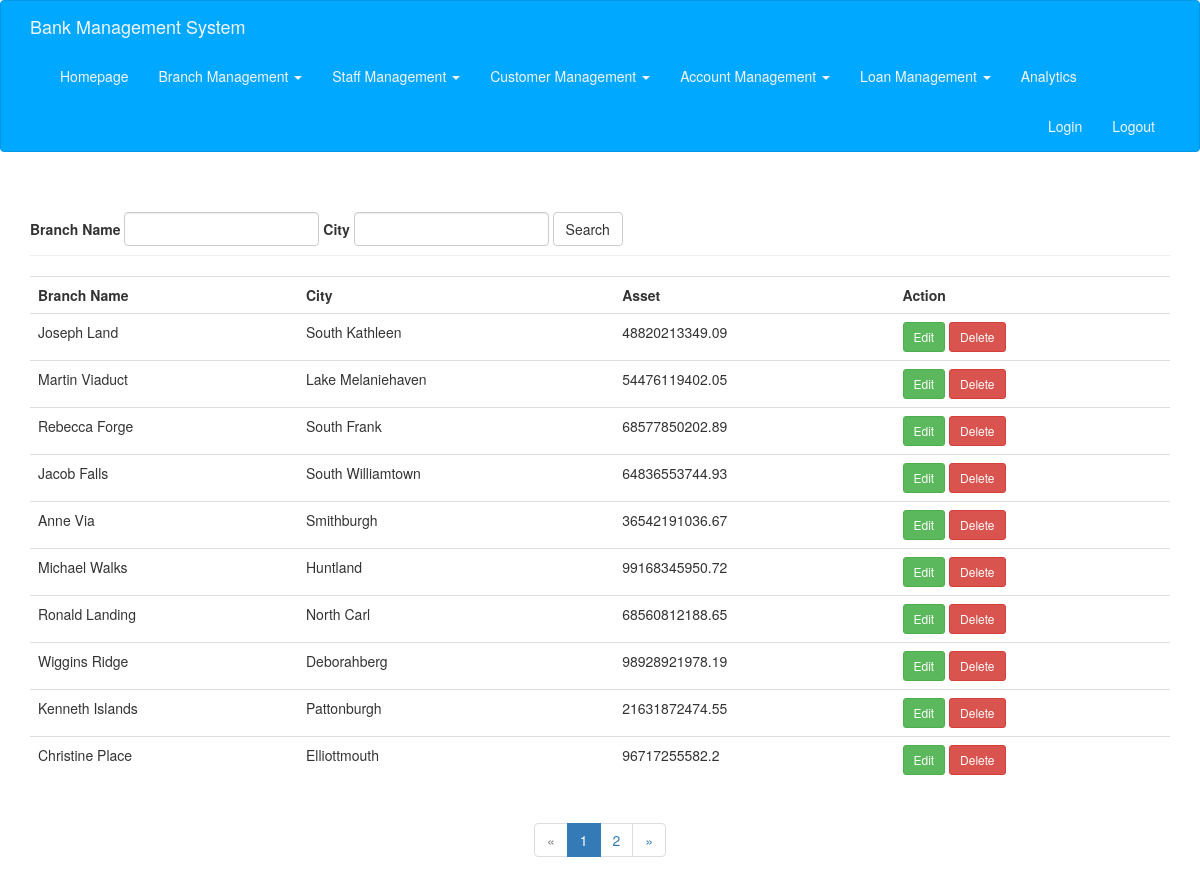
The app's page /branch (signed in), older data.
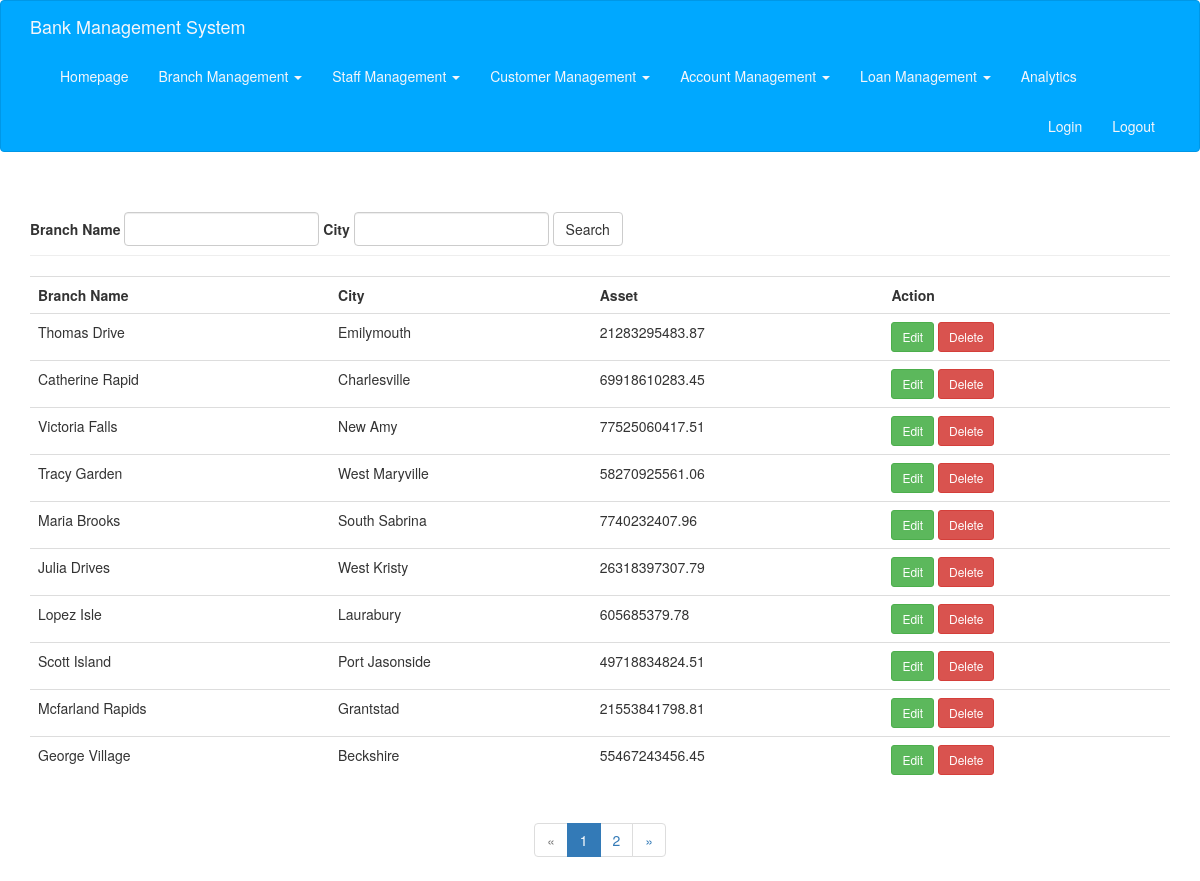
The same page, newer data.
### app/models.py (models this page shows)
class Branch(db.Model):
    __tablename__ = 'branches'
    name = db.Column(db.String(100), primary_key=True)
    city = db.Column(db.String(20))
    asset = db.Column(db.Integer)
    employees = db.relationship('Employee', backref='branch', lazy='dynamic')
    loans = db.relationship('Loan', backref='branch', lazy='dynamic')
    saving_accounts = db.relationship(
        'SavingAccount', backref='branch', lazy='dynamic')
    check_accounts = db.relationship(
        'CheckAccount', backref='branch', lazy='dynamic')

### app/main/views.py (the view)
@main.route('/branch', methods=['GET', 'POST'])
@login_required
def branch():
    form = BranchSearchForm()
    if form.validate_on_submit():
        resp = make_response(redirect(url_for('.branch')))
        resp.set_cookie('search_branch_name', form.name.data, max_age=10*60)
        resp.set_cookie('search_branch_city', form.city.data, max_age=10*60)
        return resp
    query = Branch.query
    search_branch_name = request.cookies.get('search_branch_name', '')
    search_branch_city = request.cookies.get('search_branch_city', '')
    if search_branch_name != '':
        query = query.filter(Branch.name.like('%' + search_branch_name + '%'))
        form.name.data = search_branch_name
    if search_branch_city != '':
        query = query.filter(Branch.city.like('%' + search_branch_city + '%'))
        form.city.data = search_branch_city
    page = request.args.get('page', 1, type=int)
    pagination = query.paginate(
        page, per_page=current_app.config['ITEMS_PER_PAGE'], error_out=False)
    branches = pagination.items
    return render_template('branch.html', form=form, branches=branches, pagination=pagination)

### app/main/forms.py
class BranchSearchForm(FlaskForm):
    name = StringField("Branch Name")
    city = StringField("City")
    submit = SubmitField("Search")

### app/models.py (called while the page is built)
@login_manager.user_loader
def load_user(user_id):
    return SystemUser.query.get(user_id)

### app/templates/branch.html (shortened to what this page needs)
{% extends "base.html" %}
{% import "bootstrap/wtf.html" as wtf %}
{% import "_macros.html" as macros %}
{% block page_content %}
<div class="page-header">
    {{ wtf.quick_form(form, extra_classes='form-inline') }}
</div>
{% include '_branch.html' %}
{% if pagination %}
<div class="pagination">
    {{ macros.pagination_widget(pagination, '.branch') }}
</div>
{% endif %}
{% endblock %}

### app/templates/_branch.html
<table class="table table-hover">
    <tr>
        <th>Branch Name</th>
        <th>City</th>
        <th>Asset</th>
        <th>Action</th>
    </tr>
    {% for branch in branches %}
    <tr>
        <td>{{ branch.name }}</td>
        <td>{{ branch.city }}</td>
        <td>{{ branch.asset }}</td>
        <td>
                <a class="btn btn-success btn-sm" type="buttoon" href="{{ url_for('main.branch_edit', branch_name=branch.name) }}">Edit</a>
                <a class="btn btn-danger btn-sm" type="button" href="{{ url_for('main.branch_delete', id=branch.name) }}">Delete</a>
        </td>
    </tr>
    {% endfor %}
</table>

Row changes from the older to the newer data that the page shows:
removed Branch: name "Joseph Land", city "South Kathleen", asset "48820213349.09"
removed Branch: name "Martin Viaduct", city "Lake Melaniehaven", asset "54476119402.05"
removed Branch: name "Rebecca Forge", city "South Frank", asset "68577850202.89"
removed Branch: name "Jacob Falls", city "South Williamtown", asset "64836553744.93"
removed Branch: name "Anne Via", city "Smithburgh", asset "36542191036.67"
removed Branch: name "Michael Walks", city "Huntland", asset "99168345950.72"
removed Branch: name "Ronald Landing", city "North Carl", asset "68560812188.65"
removed Branch: name "Wiggins Ridge", city "Deborahberg", asset "98928921978.19"
removed Branch: name "Kenneth Islands", city "Pattonburgh", asset "21631872474.55"
removed Branch: name "Christine Place", city "Elliottmouth", asset "96717255582.2"
added Branch: name "Thomas Drive", city "Emilymouth", asset "21283295483.87"
added Branch: name "Catherine Rapid", city "Charlesville", asset "69918610283.45"
added Branch: name "Victoria Falls", city "New Amy", asset "77525060417.51"
added Branch: name "Tracy Garden", city "West Maryville", asset "58270925561.06"
added Branch: name "Maria Brooks", city "South Sabrina", asset "7740232407.96"
added Branch: name "Julia Drives", city "West Kristy", asset "26318397307.79"
added Branch: name "Lopez Isle", city "Laurabury", asset "605685379.78"
added Branch: name "Scott Island", city "Port Jasonside", asset "49718834824.51"
added Branch: name "Mcfarland Rapids", city "Grantstad", asset "21553841798.81"
added Branch: name "George Village", city "Beckshire", asset "55467243456.45"
